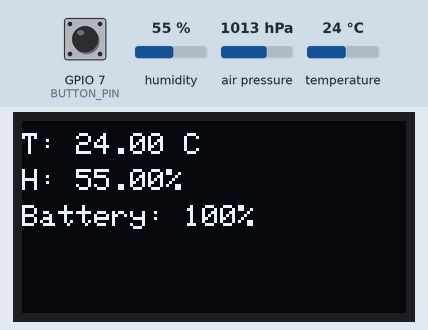
A program run on a simulated ESP32-C3. On the bench: 128×64 one-colour display. The test bench sets the inputs (shaded band); at power-on: humidity 55 %, GPIO 7 (BUTTON_PIN) HIGH, temperature 24 °C, air pressure 1013 hPa. WiFi joins after 1.5 s; servers stay silent unless stated; what the program prints to the serial monitor is not drawn.

Above: at 10.3 s.
10.4 s: humidity set to 22 %
At 11.7 s:
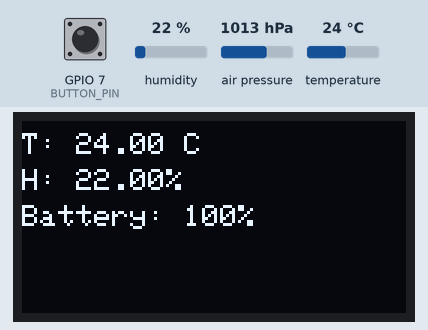
12.6 s: GPIO 7 (BUTTON_PIN) pulled LOW for 0.15 s
At 13.0 s:
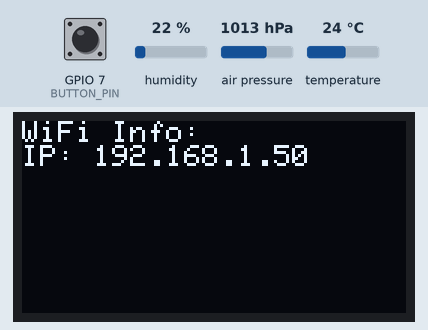
14.6 s: temperature set to 12 °C
At 16.0 s:
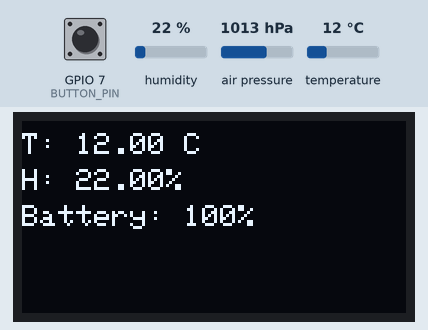
16.6 s: humidity set to 40 %
At 17.5 s:
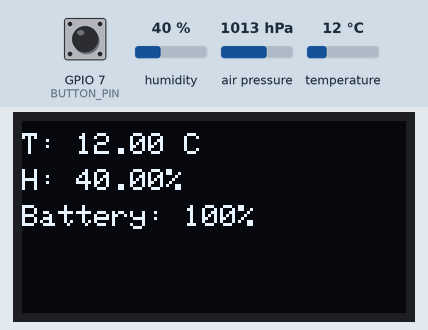
18.6 s: temperature set to 19 °C
20.6 s: GPIO 7 (BUTTON_PIN) pulled LOW for 1 s
At 21.2 s:
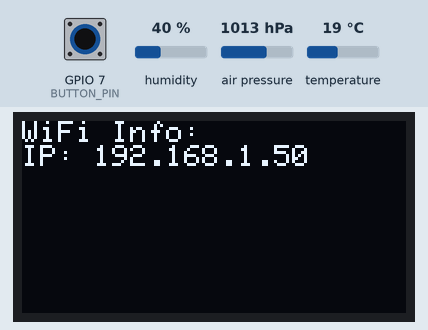
Timing chart, 0 to 23.6 s (numbered marks = the images above; inputs shaded):
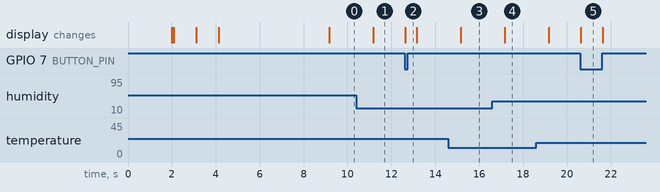

The program:

main.cpp
```cpp
#include <Arduino.h>
#include <WiFi.h>
#include <Wire.h>

#include "display.h"
#include "sensor.h"
#include "wifi-server.h"

#define BUTTON_PIN 7

void readAndDisplay();
void readButton();

unsigned long lastRead = 0;
const unsigned long READ_INTERVAL = 2000; // ms

void readAndDisplay()
{
  unsigned long now = millis();
  if (now - lastRead >= READ_INTERVAL)
  {
    lastRead = now;
    readSensor();
    displayValues();
  }
}

void readButton()
{
  static bool lastButtonState = HIGH;
  bool currentButtonState = digitalRead(BUTTON_PIN);

  if (currentButtonState == LOW)
  {
    displayWiFiInfo();
    delay(1000); // Debounce delay
  }
  // if (lastButtonState == HIGH && currentButtonState == LOW)
  // {
  //   // Button pressed
  //   Serial.println("Button pressed!");
  // }

  // lastButtonState = currentButtonState;
}

void setup()
{
  Serial.begin(115200);
  pinMode(BUTTON_PIN, INPUT_PULLUP); // Configure button with pull-up resistor
  delay(2000);

  Wire.begin(4, 5);

  Serial.println("ESP32-C3 booted");
  Serial.println(F("BME280 and Display test"));

  bool statusBME, statusDisplay;

  statusBME = initSensor();
  statusDisplay = initDisplay();

  if (!statusBME || !statusDisplay)
  {
    Serial.println("Could not find a valid BME280 sensor, check wiring!");
    while (1)
      ;
  }

  initWiFi();
  initServer();

  // startSplash();
  // invertDisplayTimes(2);
}

void loop()
{
  handleClient();
  bool currentButtonState = digitalRead(BUTTON_PIN);

  if (currentButtonState == LOW)
  {
    displayWiFiInfo();
  }
  else
  {

    readAndDisplay();
  }
  // readButton();
}
```

display.h
```cpp
#pragma once

bool initDisplay();

void clearDisplay();

void displayValues();

void startSplash();

void invertDisplayTimes(int times);

void displayWifiConnecting(int dots, const char *status);

void displayWifiConnected(const char *ip);

void displayWiFiInfo();
```

sensor.h
```cpp
#pragma once

bool initSensor();

void readSensor();

float getTemperature();

float getHumidity();

float getPressure();

int getBatteryLevel();
```

wifi-server.h
```cpp
#pragma once
#include <IPAddress.h>
#include <WiFi.h>

// Global IP address accessible from other files
extern IPAddress wifiIPAddress;

void handleData();

void initServer();

void initWiFi();

const char *wifiStatusToString(wl_status_t status);

void handleClient();
```

display.cpp
```cpp
#include <Adafruit_SSD1306.h>
#include <Wire.h>

#include "display.h"
#include "sensor.h"
#include "wifi-server.h"

#define SCREEN_WIDTH 128
#define SCREEN_HEIGHT 64

Adafruit_SSD1306 display(SCREEN_WIDTH, SCREEN_HEIGHT, &Wire);

bool initDisplay()
{
  bool status = display.begin(SSD1306_SWITCHCAPVCC, 0x3C);

  if (status)
  {
    display.clearDisplay();
    display.setTextSize(1);
    display.setTextColor(WHITE);
    display.display();
  }

  return status;
}

void clearDisplay()
{
  display.setCursor(0, 0);
  display.clearDisplay();
}

void displayValues()
{
  display.clearDisplay();
  display.setTextSize(1);
  display.setCursor(0, 4);

  display.print("T: ");
  display.print(getTemperature());
  display.print(" C");

  display.setCursor(0, 16);

  display.print("H: ");
  display.print(getHumidity());
  display.print("%");

  display.setCursor(0, 28);

  display.print("Battery: ");
  display.print(getBatteryLevel());
  display.print("%");

  display.display();
}

void startSplash()
{
  display.setTextSize(2);
  for (int i = 0; i < 30; i++)
  {
    display.clearDisplay();
    display.setCursor(15, 20 + (60 - i * 2));
    display.print("Starting");
    display.display();
    delay(5);
  }
}

void invertDisplayTimes(int times)
{
  for (int i = 0; i < times * 2; i++)
  {
    display.invertDisplay(i % 2 == 0);
    display.display();
    delay(500);
  }
}

void displayWifiConnecting(int dots, const char *status)
{
  display.clearDisplay();
  display.setTextSize(1);
  display.setCursor(0, 10);
  display.print("Connecting to WiFi");
  for (int i = 0; i < dots; i++)
    display.print(".");

  display.setCursor(0, 20);
  display.setTextSize(1);
  display.print("Status: ");
  display.println(status);
  display.display();
}

void displayWifiConnected(const char *ip)
{
  display.clearDisplay();
  display.setTextSize(1);
  display.setCursor(0, 10);
  display.println("Connected!");
  display.println();
  display.print("IP: ");
  display.println(ip);
  display.display();
  delay(5000);
}

void displayWiFiInfo()
{
  display.clearDisplay();
  display.setTextSize(1);
  display.setCursor(0, 0);
  display.println("WiFi Info:");
  display.print("IP: ");
  display.println(wifiIPAddress.toString());
  display.display();
}
```

sensor.cpp
```cpp
#include <Adafruit_BME280.h>
#include <Adafruit_Sensor.h>
#include <Wire.h>

#include "sensor.h"

Adafruit_BME280 bme;

float temp, hum, pres;

bool initSensor()
{
  return bme.begin(0x76);
}

void readSensor()
{
  temp = bme.readTemperature();
  hum = bme.readHumidity();
  pres = bme.readPressure() / 100.0;
}

float getTemperature()
{
  return temp;
}

float getHumidity()
{
  return hum;
}

float getPressure()
{
  return pres;
}

int getBatteryLevel()
{
  // Placeholder for battery level reading logic
  // In a real implementation, this would read from an ADC pin or similar
  return 100; // Assume full battery for now
}
```

wifi-server.cpp
```cpp
#include <WebServer.h>
#include <WiFi.h>

#include "display.h"
#include "sensor.h"
#include "wifi-server.h"

const char *ssid = "WagnerColoc";
const char *password = "87Power!";

WebServer server(80);

// Define the global IP address variable
IPAddress wifiIPAddress;

const char INDEX_HTML[] PROGMEM = R"rawliteral(
<!DOCTYPE html>
<html>
<head>
  <meta charset="utf-8">
  <title>ESP32 Sensor</title>
  <meta name="viewport" content="width=device-width,initial-scale=1">
</head>
<style>
body { font-family: Helvetica; }
</style>
<body>
  <h1>Room data</h1>
  <div id="data">Loading...</div>

  <script>
    async function load() {
      const r = await fetch('/api/data');
      const d = await r.json();
      document.getElementById('data').innerHTML =
        `Temperature: ${d.temp} °C<br>
         Humidity: ${d.hum} %<br>
         Pressure: ${d.pres} hPa`;
    }
    load();
    setInterval(load, 2000);
  </script>
</body>
</html>
)rawliteral";

void handleData()
{
  String json = "{";
  json += "\"temp\":" + String(getTemperature(), 1) + ",";
  json += "\"hum\":" + String(getHumidity(), 1) + ",";
  json += "\"pres\":" + String(getPressure() / 100.0, 1);
  json += "}";

  server.send(200, "application/json", json);
}

void initServer()
{
  server.on("/", []()
            { server.send_P(200, "text/html", INDEX_HTML); });

  server.on("/api/data", handleData);

  server.begin();
}

void initWiFi()
{
  WiFi.begin(ssid, password);
  WiFi.setTxPower(WIFI_POWER_8_5dBm);

  int dots = 0;
  while (WiFi.status() != WL_CONNECTED)
  {
    displayWifiConnecting(dots, wifiStatusToString(WiFi.status()));
    dots = (dots + 1) % 4;
    delay(1000);
  }

  wifiIPAddress = WiFi.localIP();
  displayWifiConnected(wifiIPAddress.toString().c_str());
}

void handleClient()
{
  server.handleClient();
}

const char *wifiStatusToString(wl_status_t status)
{
  switch (status)
  {
  case WL_NO_SHIELD:
    return "NO_SHIELD";
  case WL_IDLE_STATUS:
    return "IDLE";
  case WL_NO_SSID_AVAIL:
    return "NO_SSID";
  case WL_SCAN_COMPLETED:
    return "SCAN_DONE";
  case WL_CONNECTED:
    return "CONNECTED";
  case WL_CONNECT_FAILED:
    return "CONNECT_FAILED";
  case WL_CONNECTION_LOST:
    return "CONNECTION_LOST";
  case WL_DISCONNECTED:
    return "DISCONNECTED";
  default:
    return "UNKNOWN";
  }
}
```

Measured:
- after the input at 10.4 s, the display: changes after 0.76 s (image 1)
- after the input at 12.6 s, the display: changes at once (image 2)
- after the input at 14.6 s, the display: changes after 0.56 s (image 3)
- after the input at 16.6 s, the display: changes after 0.56 s (image 4)
- after the input at 20.6 s, the display: changes at once (image 5)
